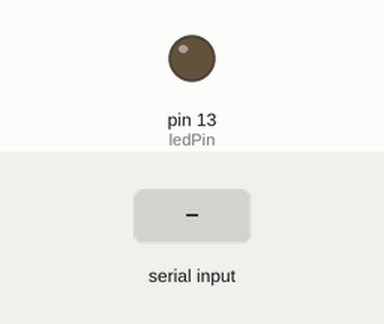
Simulated run of this sketch. Board: Arduino Uno, built with avr-gcc and run on an emulated ATmega328P. Shown: output pins drawn as LEDs (lit = HIGH). The inputs (shaded band) are chosen by the test bench.

Above: at 1.2 s.
1.3 s: "1" received over Serial
At 2.3 s:
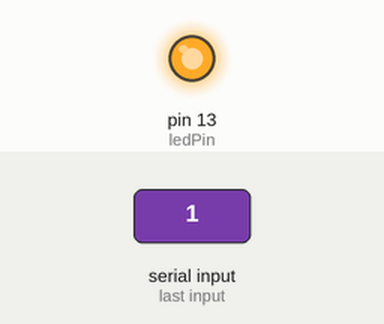
2.8 s: "0" received over Serial
At 3.4 s:
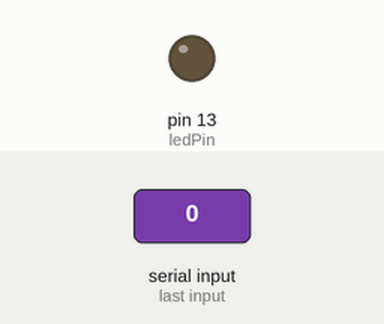
Timing chart, 0 to 5.8 s (numbered marks = the images above; inputs shaded):
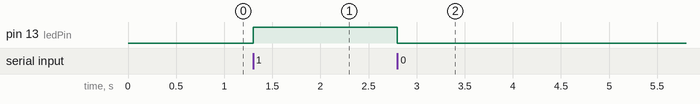

The sketch:

light.ino
```cpp
const int ledPin =13;

void setup() {
  Serial.begin(9600);
  pinMode(ledPin, OUTPUT);
}


void loop() {
  if (Serial.available() > 0) {          // Check if data is available to read
    int signal = Serial.read();          // Read the incoming byte
	if(signal=='1'){
digitalWrite(ledPin,HIGH);
}
else{
	digitalWrite(ledPin, LOW);
}
    }
}
```

Measured:
- after the input at 1.3 s, pin 13 (ledPin): LOW → HIGH at once
- after the input at 2.8 s, pin 13 (ledPin): HIGH → LOW at once
